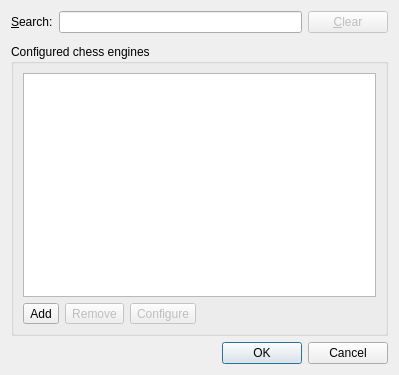
<?xml version="1.0" encoding="UTF-8"?>
<ui version="4.0">
 <class>EngineManagementDialog</class>
 <widget class="QDialog" name="EngineManagementDialog">
  <property name="geometry">
   <rect>
    <x>0</x>
    <y>0</y>
    <width>399</width>
    <height>375</height>
   </rect>
  </property>
  <property name="windowTitle">
   <string>Manage Chess Engines</string>
  </property>
  <layout class="QVBoxLayout" name="verticalLayout_2">
   <item>
    <layout class="QHBoxLayout" name="horizontalLayout_2">
     <item>
      <widget class="QLabel" name="label">
       <property name="text">
        <string>&amp;Search:</string>
       </property>
       <property name="buddy">
        <cstring>m_searchEngineEdit</cstring>
       </property>
      </widget>
     </item>
     <item>
      <widget class="QLineEdit" name="m_searchEngineEdit"/>
     </item>
     <item>
      <widget class="QPushButton" name="m_clearBtn">
       <property name="enabled">
        <bool>false</bool>
       </property>
       <property name="text">
        <string>&amp;Clear</string>
       </property>
      </widget>
     </item>
    </layout>
   </item>
   <item>
    <spacer name="verticalSpacer_3">
     <property name="orientation">
      <enum>Qt::Vertical</enum>
     </property>
     <property name="sizeType">
      <enum>QSizePolicy::Fixed</enum>
     </property>
     <property name="sizeHint" stdset="0">
      <size>
       <width>1</width>
       <height>5</height>
      </size>
     </property>
    </spacer>
   </item>
   <item>
    <widget class="QGroupBox" name="groupBox">
     <property name="title">
      <string>Configured chess engines</string>
     </property>
     <layout class="QVBoxLayout" name="verticalLayout_3">
      <item>
       <widget class="QListView" name="m_enginesList"/>
      </item>
      <item>
       <layout class="QHBoxLayout" name="horizontalLayout_3">
        <item>
         <widget class="QToolButton" name="m_addBtn">
          <property name="toolTip">
           <string>Add a new engine</string>
          </property>
          <property name="text">
           <string>Add</string>
          </property>
          <property name="icon">
           <iconset resource="../res/icons/icons.qrc">
            <normaloff>:/icons/toolbutton/add_16x16.png</normaloff>:/icons/toolbutton/add_16x16.png</iconset>
          </property>
         </widget>
        </item>
        <item>
         <widget class="QToolButton" name="m_removeBtn">
          <property name="enabled">
           <bool>false</bool>
          </property>
          <property name="toolTip">
           <string>Remove selected engine(s)</string>
          </property>
          <property name="text">
           <string>Remove</string>
          </property>
          <property name="icon">
           <iconset resource="../res/icons/icons.qrc">
            <normaloff>:/icons/toolbutton/remove_16x16.png</normaloff>:/icons/toolbutton/remove_16x16.png</iconset>
          </property>
         </widget>
        </item>
        <item>
         <widget class="QToolButton" name="m_configureBtn">
          <property name="enabled">
           <bool>false</bool>
          </property>
          <property name="toolTip">
           <string>Configure selected engine(s)</string>
          </property>
          <property name="text">
           <string>Configure</string>
          </property>
          <property name="icon">
           <iconset resource="../res/icons/icons.qrc">
            <normaloff>:/icons/toolbutton/configure_16x16.png</normaloff>:/icons/toolbutton/configure_16x16.png</iconset>
          </property>
         </widget>
        </item>
        <item>
         <spacer name="horizontalSpacer">
          <property name="orientation">
           <enum>Qt::Horizontal</enum>
          </property>
          <property name="sizeHint" stdset="0">
           <size>
            <width>40</width>
            <height>20</height>
           </size>
          </property>
         </spacer>
        </item>
       </layout>
      </item>
     </layout>
    </widget>
   </item>
   <item>
    <widget class="QDialogButtonBox" name="buttonBox">
     <property name="standardButtons">
      <set>QDialogButtonBox::Cancel|QDialogButtonBox::Ok</set>
     </property>
    </widget>
   </item>
  </layout>
 </widget>
 <resources>
  <include location="../res/icons/icons.qrc"/>
 </resources>
 <connections>
  <connection>
   <sender>buttonBox</sender>
   <signal>accepted()</signal>
   <receiver>EngineManagementDialog</receiver>
   <slot>accept()</slot>
   <hints>
    <hint type="sourcelabel">
     <x>389</x>
     <y>365</y>
    </hint>
    <hint type="destinationlabel">
     <x>490</x>
     <y>225</y>
    </hint>
   </hints>
  </connection>
  <connection>
   <sender>buttonBox</sender>
   <signal>rejected()</signal>
   <receiver>EngineManagementDialog</receiver>
   <slot>reject()</slot>
   <hints>
    <hint type="sourcelabel">
     <x>389</x>
     <y>365</y>
    </hint>
    <hint type="destinationlabel">
     <x>490</x>
     <y>272</y>
    </hint>
   </hints>
  </connection>
  <connection>
   <sender>m_clearBtn</sender>
   <signal>clicked()</signal>
   <receiver>m_searchEngineEdit</receiver>
   <slot>clear()</slot>
   <hints>
    <hint type="sourcelabel">
     <x>388</x>
     <y>36</y>
    </hint>
    <hint type="destinationlabel">
     <x>297</x>
     <y>36</y>
    </hint>
   </hints>
  </connection>
 </connections>
</ui>
